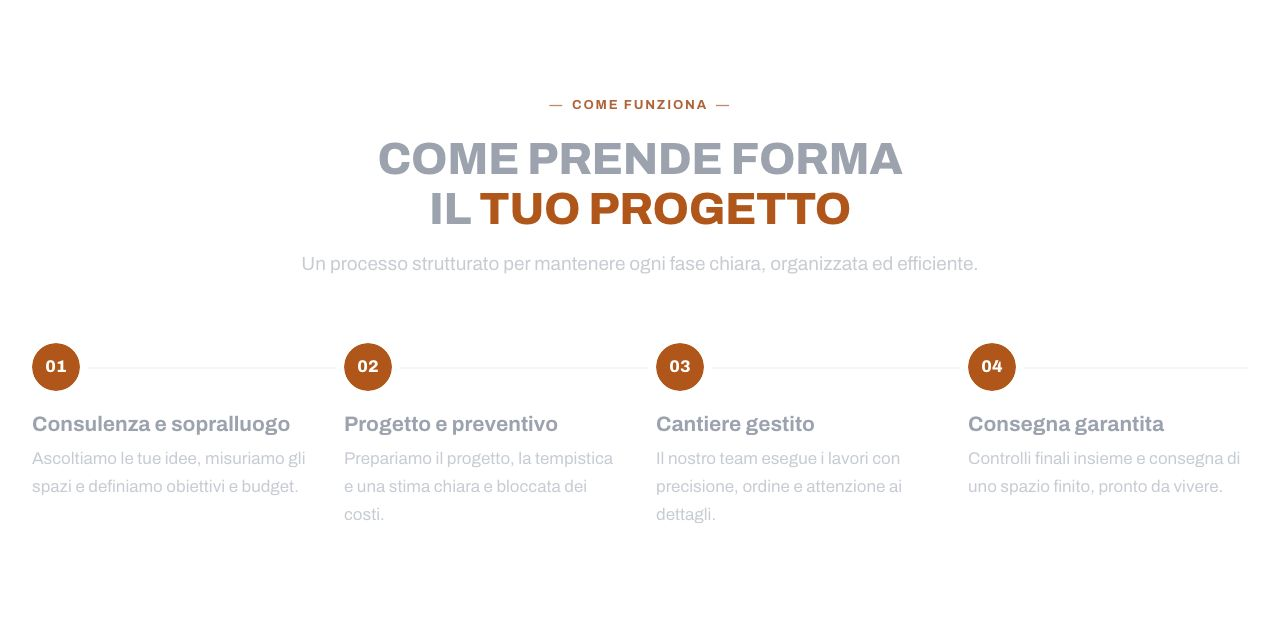
#> input picture factory/calibration/goldset/boccia-contrasto-0/centro-1280.jpg, 1280 x 619 px
$ python degrade.py ../../calibration/goldset/boccia-contrasto-0/centro-1280.jpg ../../calibration/goldset/boccia-contrasto-0/coda-390.jpg
#> lines starting #> are read from the running program, lines starting #| are printed output that depends on the picture
# Crea una versione degradata di uno screenshot (simula un design rotto):
# contrasto crushed + saturazione alterata + blur leggero.
# Uso: uv run python scripts/degrade.py <input.png> <output.png>
import sys

from PIL import Image, ImageEnhance, ImageFilter


def degrade(src: str, dst: str) -> None:
    img = Image.open(src).convert("RGB")
#> img is the input picture: PIL image 1280x619 RGB; mean R, G, B 250.9, 249.7, 249
    img = ImageEnhance.Contrast(img).enhance(0.45)   # contrasto crushed
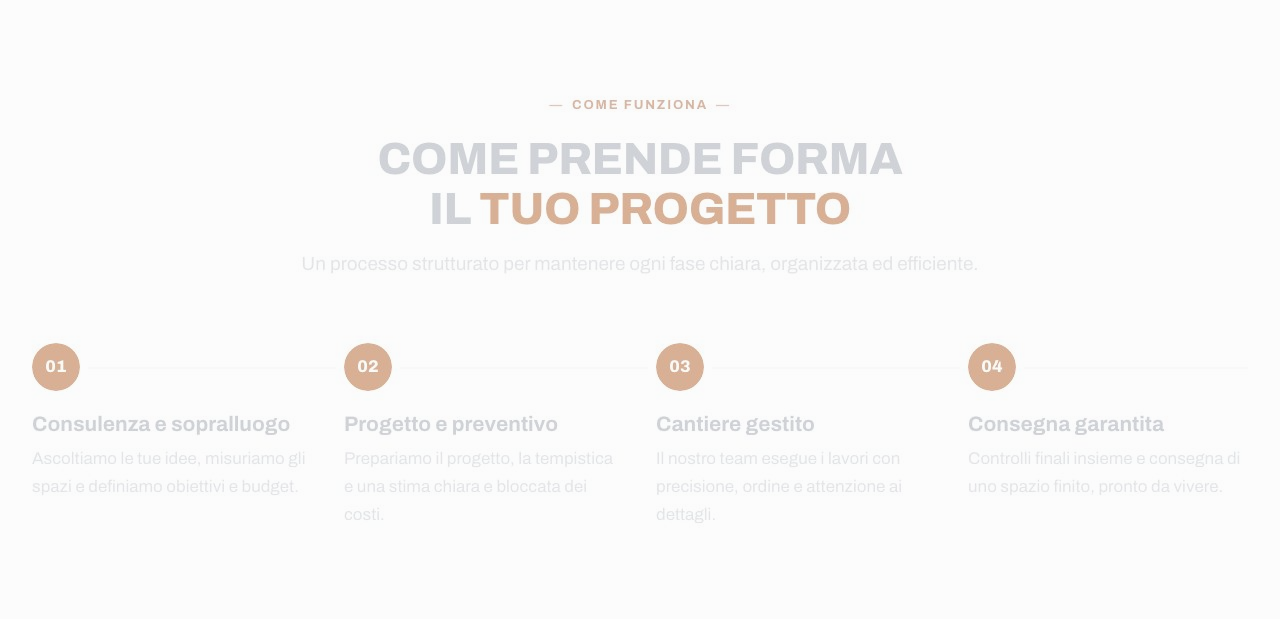
#> img: PIL image 1280x619 RGB; mean R, G, B 250.1, 249.6, 249.3
    img = ImageEnhance.Color(img).enhance(2.4)       # saturazione sparata
    img = ImageEnhance.Brightness(img).enhance(1.15)
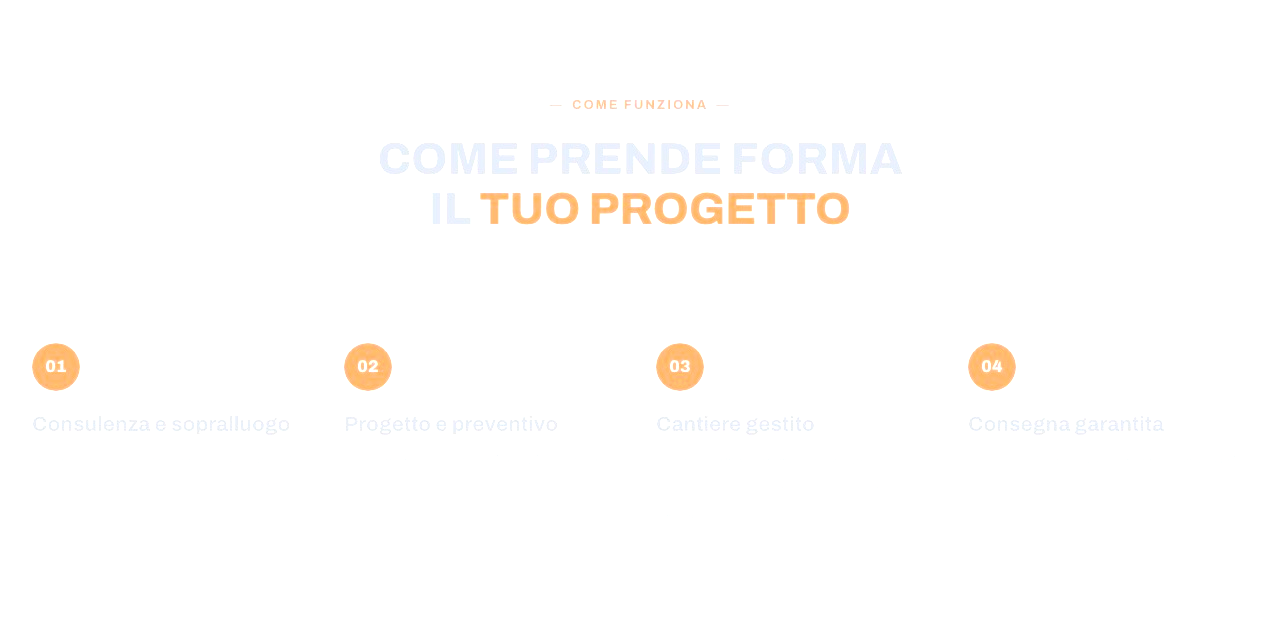
#> img: PIL image 1280x619 RGB; mean R, G, B 254.7, 253.7, 252.8
    img = img.filter(ImageFilter.GaussianBlur(radius=1.2))  # blur leggero
    img.save(dst)


if __name__ == "__main__":
    degrade(sys.argv[1], sys.argv[2])
